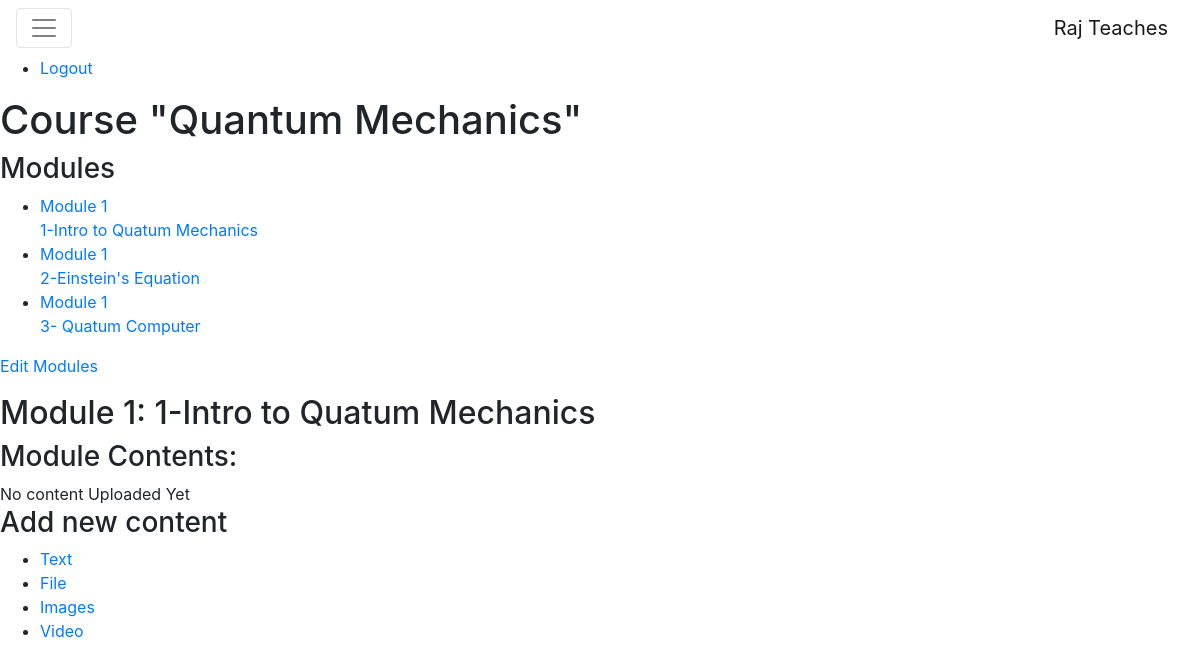
The app's page /course/module/1/ (signed in), older data.
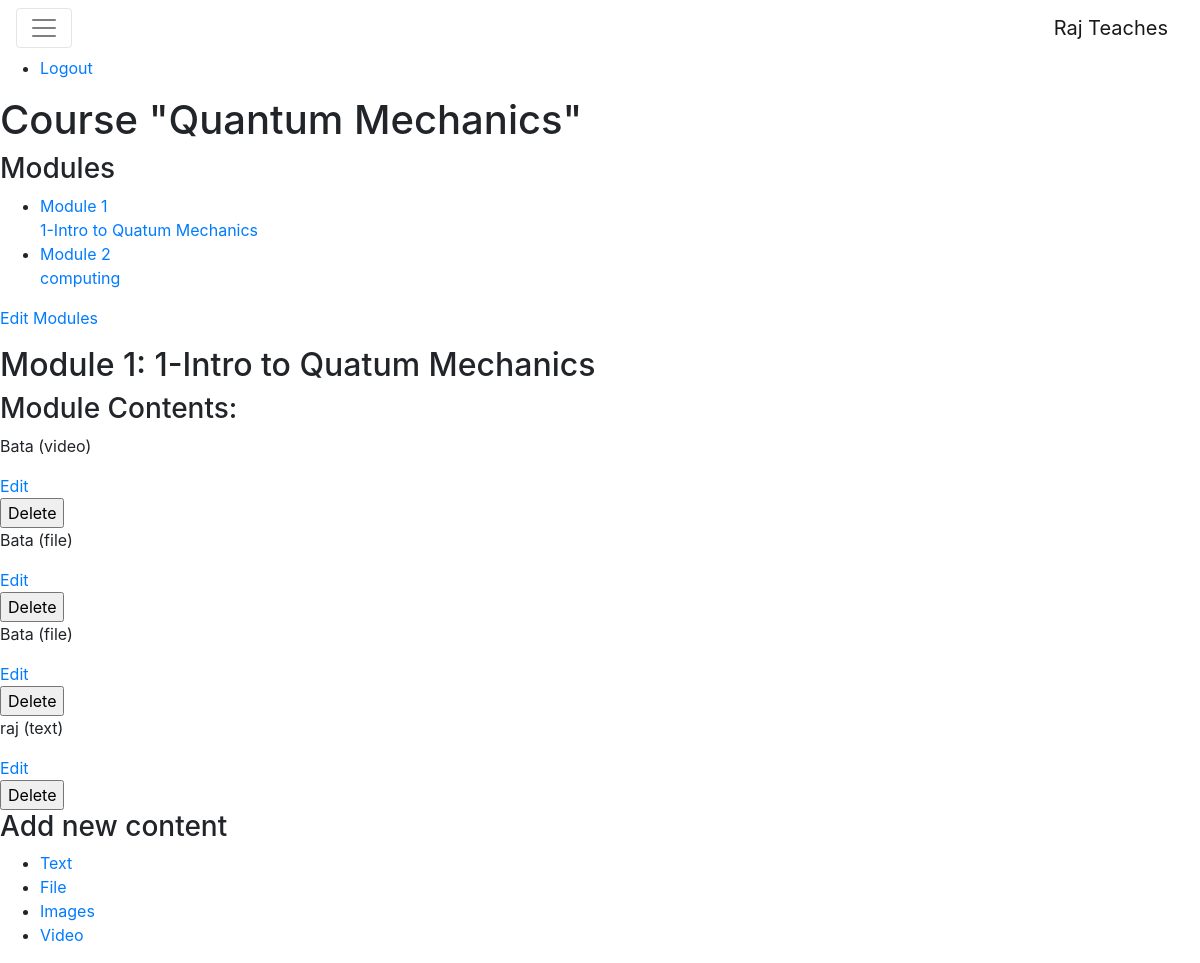
The same page, newer data.
### courses/models.py (models this page shows, shortened)
class Module(models.Model):
	course=models.ForeignKey(Course,related_name='modules',on_delete=models.CASCADE)
	order=OrderField(blank=True,for_fields=['course'])
	title=models.CharField(max_length=250)
	description=models.TextField(blank=True)
	class Meta:
		ordering=['order']

class Content(models.Model):
	module=models.ForeignKey(Module,related_name='contents',on_delete=models.CASCADE)
	order=OrderField(blank=True,for_fields=['module'])
	content_type= models.ForeignKey(ContentType, on_delete=models.CASCADE,
		                                    limit_choices_to={'model__in':('text','file','image','video')})
	object_id=models.PositiveIntegerField()
	item=GenericForeignKey('content_type','object_id')
	order=OrderField(blank=True,for_fields=['module'])
	class Meta:
		ordering=['order']

class ItemBase(models.Model):
	owner= models.ForeignKey(User, related_name='%(class)s_related', on_delete=models.CASCADE)
	title=models.CharField(max_length=250)
	created_on=models.DateTimeField(auto_now_add=True)
	updated_on=models.DateTimeField(auto_now=True)
	class Meta:
		abstract=True#This statement makes it abstract model
	def __str__(self):
		return self.title

class Video(ItemBase):
	url=models.URLField()

class File(ItemBase):
	file=models.FileField(upload_to='files')

class Text(ItemBase):
	content=models.TextField()

### courses/views.py (the view)
# urls.py: path('module/<int:module_id>/',views.ModuleContentView.as_view(),name='module_content_list'),
class ModuleContentView(TemplateResponseMixin,View):
	template_name="manage/module/content_list.html"
	def get(self,request,module_id):
		module=get_object_or_404(Module,
							id=module_id,
							course__owner=request.user)
		return self.render_to_response({'module':module})

### courses/templatetags/course.py (called while the page is built)
@register.filter
def model_name(obj):
	try:
		return obj._meta.model_name
	except AtrributeError:
		return None

### courses/templates/manage/module/content_list.html (shortened to what this page needs)
{% extends "base.html" %}
{% load course %}
{% block content %}
{% with course=module.course %}
	<h1>Course "{{ course.title }}"</h1>
	<div class="contents">
		<h3>Modules</h3>
		<ul id="modules">
			{% for m in course.modules.all %}
			<li data-id="{{ m.id }}" {% if m == module %} class="selected"
				{% endif %}>
			<a href="{% url 'module_content_list' m.id %}"> <span>Module
				<span class="order">{{ m.order|add:1 }}</span>
			</span><br>
			{{ m.title }}
			</a>
			</li>
		{% empty %}
			<li> No Modules Yet</li>
		{% endfor %}
		</ul><p>
		<a href="{% url 'course_module_update' course.id %}">Edit Modules</a></p>
	</div>
	<div class="module">
		<h2> Module {{ module.order|add:1 }}: {{ module.title }}</h2>
		<h3> Module Contents: </h3>
		<div id="module-contents">
			{% for content in module.contents.all %}
			<div data-id="{{ content_id }}">
				{% with item=content.item %}
				<p> {{ item }} ({{ item|model_name }})</p>
				<a href="{% url 'module_content_update' module.id item|model_name item.id %}">Edit</a>
				<form action="{% url 'module_content_delete' content.id %}" method="post">
					<input type="submit" value="Delete">
				</form>
				{% endwith %}
			</div>
			{% empty %}
			No content Uploaded Yet
			{% endfor %}
		</div>
		<h3> Add new content</h3>
		<ul class="content-types">
			<li><a href="{% url 'module_content_create' module.id 'text' %}">Text</a></li>
			<li><a href="{% url 'module_content_create' module.id 'file' %}">
			File</a></li>
			<li><a href="{% url 'module_content_create' module.id 'image' %}">Images </a></li>
			<li><a href="{% url 'module_content_create' module.id 'video' %}">Video</a></li>
		</ul>
	</div>
	{% endwith %}
	{% endblock %}

Row changes from the older to the newer data that the page shows:
removed Module: order|add "1", title "2-Einstein's Equation"
removed Module: order|add "1", title "3- Quatum Computer"
added Module: order|add "2", title "computing"
added Content: item "Bata", item|model_name "video"
added Content: item "Bata", item|model_name "file"
added Content: item "Bata", item|model_name "file"
added Content: item "raj", item|model_name "text"
Text that changed along with them:
text no longer shown: "No content Uploaded Yet"
